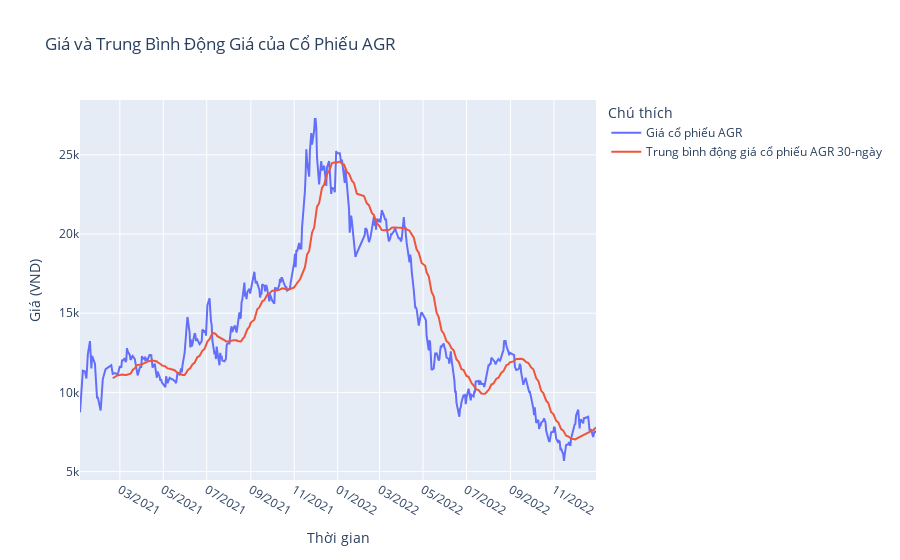

The cell this chart's notebook holds for it:
### Code cell
plot_moving_average(data_21_22, 'AGR')

### Figure 1 — Plotly figure (JSON) as saved in the notebook; plotly's stock layout.template omitted (floating-point values rounded to 4 significant figures; data arrays with more than 128 entries replaced by an {"elided": "..."} marker saying what was removed)
{"data": [{"mode": "lines", "name": "Giá cổ phiếu AGR", "type": "scatter", "x": {"elided": "499 str values"}, "y": {"elided": "499 float values"}}, {"mode": "lines", "name": "Trung bình động giá cổ phiếu AGR 30-ngày", "type": "scatter", "x": {"elided": "499 str values"}, "y": {"elided": "499 float values"}}], "layout": {"legend": {"title": {"text": "Chú thích"}}, "title": {"text": "Giá và Trung Bình Động Giá của Cổ Phiếu AGR"}, "xaxis": {"dtick": "M2", "tickformat": "%m/%Y", "title": {"text": "Thời gian"}}, "yaxis": {"title": {"text": "Giá (VND)"}}}}
